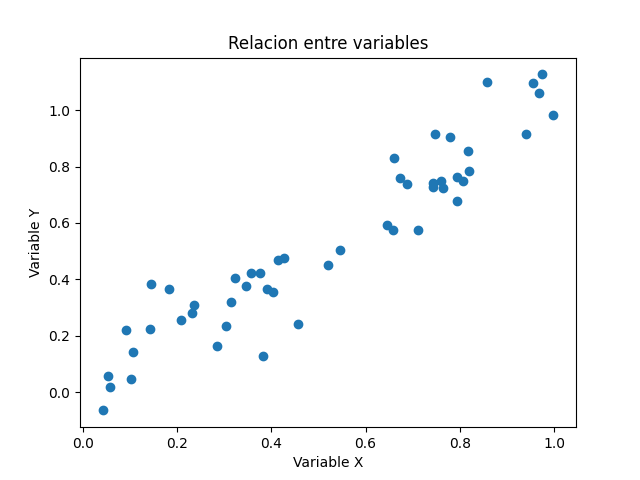

Source code (Python):
import matplotlib.pyplot as plt
import numpy as np

x = np.random.rand(50)
y = x + np.random.normal(0, 0.1, 50)

plt.scatter(x, y)
plt.title("Relacion entre variables")
plt.xlabel("Variable X")
plt.ylabel("Variable Y")
plt.savefig("grafico_dispersion.png")
plt.show()